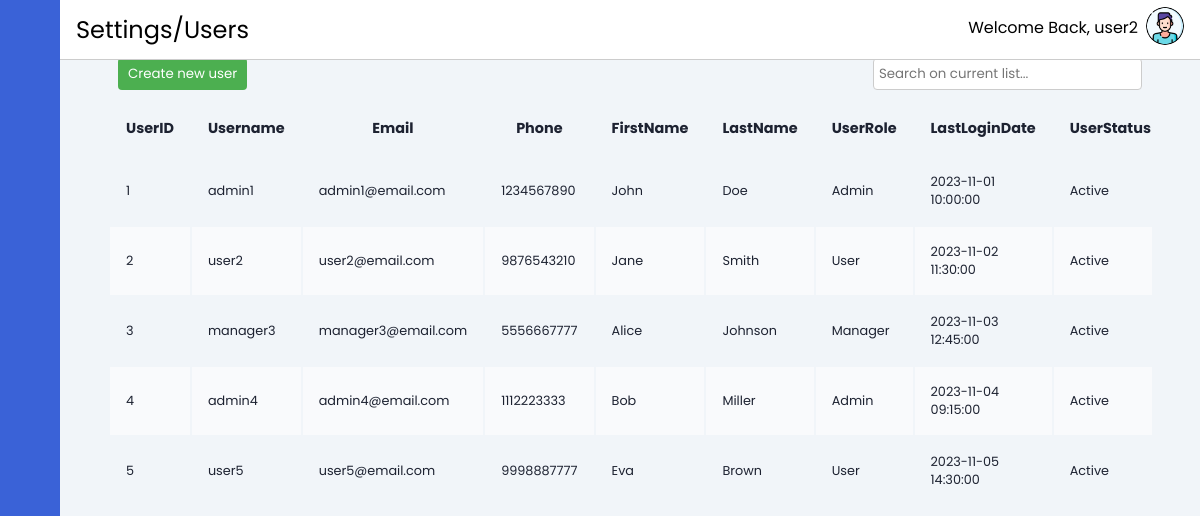
/layout/settings-user.php (signed in), run on the app's committed database.
### tables this page shows
CREATE TABLE IF NOT EXISTS User (
    UserID INT AUTO_INCREMENT PRIMARY KEY,
    CompanyID INT,
    Username VARCHAR(50) NOT NULL,
    Password VARCHAR(255) NOT NULL,
    Email VARCHAR(255),
    Phone VARCHAR(20),
    FirstName VARCHAR(50),
    LastName VARCHAR(50),
    UserRole VARCHAR(50),
    LastLoginDate DATETIME,
    UserStatus VARCHAR(20),
    FOREIGN KEY (CompanyID) REFERENCES Company(CompanyID)
);

### layout/settings-user.php (the view, shortened to what this page needs)
<?php
include("../database/database-connect.php");
include '../contain/header.php';
$sqlAllUsers = "SELECT * FROM User";
$resultAllUsers = $conn->query($sqlAllUsers);
$allUsers = $resultAllUsers->fetch_all(MYSQLI_ASSOC);
?>
<div class="main-content">
    <?php
    include '../contain/horizontal-bar.php';
    ?>
    <main>
        <div class="button-and-search">
            <button name="createUser"><a href="settings-user-create.php"
                    style="text-decoration: none; color: white;">Create new user</a></button>
            <input type="text" id="searchInput" placeholder="Search on current list..." onkeyup="searchTable()">
        </div>
        <div class="table-responsive">
            <table id="myTable" class="table-container" style="width:100%">
                <thead>
                    <tr>
                        <th>UserID</th>
                        <th>Username</th>
                        <th>Email</th>
                        <th>Phone</th>
                        <th>FirstName</th>
                        <th>LastName</th>
                        <th>UserRole</th>
                        <th>LastLoginDate</th>
                        <th>UserStatus</th>
                    </tr>
                </thead>
                <tbody id="tableBody">
                    <?php if (empty($allUsers)): ?>
                        <tr>
                            <td colspan="10">No data available.</td>
                        </tr>
                    <?php else: ?>
                        <?php foreach ($allUsers as $user): ?>
                            <tr>
                                <td>
                                    <?= $user['UserID'] ?>
                                </td>
                                <td>
                                    <?= $user['Username'] ?>
                                </td>
                                <td>
                                    <?= $user['Email'] ?>
                                </td>
                                <td>
                                    <?= $user['Phone'] ?>
                                </td>
                                <td>
                                    <?= $user['FirstName'] ?>
                                </td>
                                <td>
                                    <?= $user['LastName'] ?>
                                </td>
                                <td>
                                    <?= $user['UserRole'] ?>
                                </td>
                                <td>
                                    <?= $user['LastLoginDate'] ?>
                                </td>
                                <td>
                                    <?= $user['UserStatus'] ?>
                                </td>
                            </tr>
                        <?php endforeach; ?>
                    <?php endif; ?>
                </tbody>
            </table>
        </div>
    </main>
</div>
</body>
</html>

### css/style.css (style rules this page uses)
main { margin-top: 4vh; min-height: 90vh; padding: 1rem 3rem; }
th, td { font-size: .9rem; padding: 1rem 1rem; color: var(--color-dark); }
td { font-size: .8rem; }
tbody tr:nth-child(even) { background: #f9fafc; }
.table-responsive { overflow-x: auto; }
.button-and-search { display: flex; justify-content: space-between; padding: 10px; }
.button-and-search button, .add-entry-btn, .table-container td:last-child button { padding: 5px 10px; background-color: #4CAF50; color: white; border: none; border-radius: 4px; cursor: pointer; }
.button-and-search input { padding: 5px; border: 1px solid #ccc; border-radius: 4px; }

### css/header.css (style rules this page uses)
:root { --main-color: #3A62D7; --color-dark: #1D2231; --text-grey: #8390A2; }
* { font-family: 'Poppins', sans-serif; margin: 0; padding: 0; text-decoration: none; list-style-type: none; box-sizing: border-box; }
body { background: #f1f5f9; }
.main-content { position: relative; margin-left: 240px; transition: margin-left 500ms; }
@media only screen and (max-width: 1200px) { .main-content { margin-left: 60px; } }

### data on the page
user: UserID "1", Username "admin1", Email "admin1@email.com", Phone "1234567890", FirstName "John", LastName "Doe", UserRole "Admin", LastLoginDate "2023-11-01 10:00:00", UserStatus "Active"
user: UserID "2", Username "user2", Email "user2@email.com", Phone "9876543210", FirstName "Jane", LastName "Smith", UserRole "User", LastLoginDate "2023-11-02 11:30:00", UserStatus "Active"
user: UserID "3", Username "manager3", Email "manager3@email.com", Phone "5556667777", FirstName "Alice", LastName "Johnson", UserRole "Manager", LastLoginDate "2023-11-03 12:45:00", UserStatus "Active"
user: UserID "4", Username "admin4", Email "admin4@email.com", Phone "1112223333", FirstName "Bob", LastName "Miller", UserRole "Admin", LastLoginDate "2023-11-04 09:15:00", UserStatus "Active"
user: UserID "5", Username "user5", Email "user5@email.com", Phone "9998887777", FirstName "Eva", LastName "Brown", UserRole "User", LastLoginDate "2023-11-05 14:30:00", UserStatus "Active"

### other printed values
$pathtitle "Settings/Users"
$username "user2"
